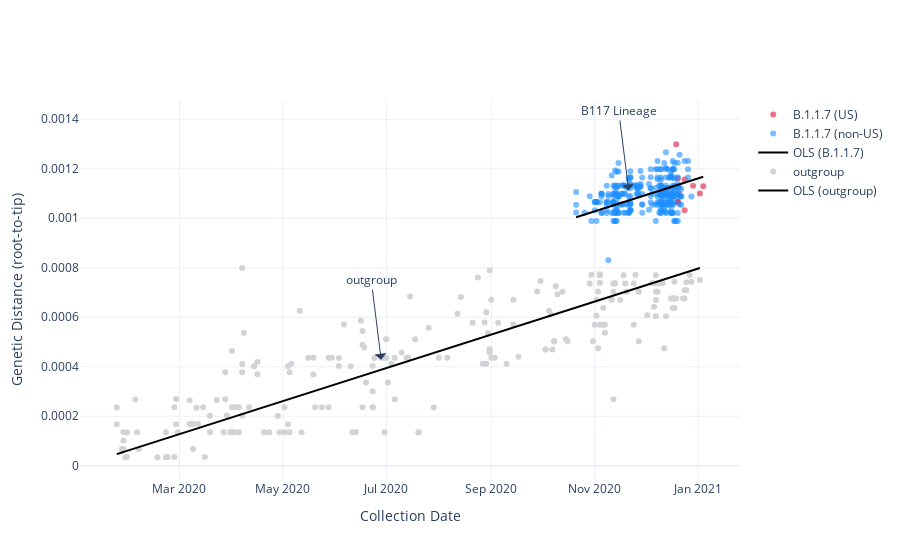

The notebook cell saved with this chart:
### Code cell
fig.show()

### Figure 1 — Plotly figure (JSON) as saved in the notebook; plotly's stock layout.template omitted (floating-point values rounded to 4 significant figures; data arrays with more than 128 entries replaced by an {"elided": "..."} marker saying what was removed)
{"data": [{"hovertemplate": "Sample: %{text}", "marker": {"color": "rgba(220,20,60,.6)"}, "mode": "markers", "name": "B.1.1.7 (US)", "text": ["USA/CO-CDPHE-2100156850/2020", "USA/CA-SEARCH-5574/2020", "USA/FL-CDC-STM-P012/2020", "USA/CA-CDC-STM-P017/2020", "USA/CA-CDC-STM-P019/2020", "USA/CA-CDC-STM-P025/2020", "USA/CA-CDPH-UC301/2020", "USA/CA-CDPH-UC302/2020", "USA/NY-Wadsworth-291673-01/2020", "USA/CT-Yale-S018/2021", "USA/CT-Yale-S019/2021"], "type": "scatter", "x": ["2020-12-24T00:00:00", "2020-12-29T00:00:00", "2020-12-19T00:00:00", "2020-12-20T00:00:00", "2020-12-21T00:00:00", "2020-12-20T00:00:00", "2020-12-20T00:00:00", "2020-12-20T00:00:00", "2020-12-24T00:00:00", "2021-01-02T00:00:00", "2021-01-04T00:00:00"], "y": [0.001157, 0.001132, 0.001299, 0.001066, 0.001098, 0.001066, 0.001125, 0.001161, 0.001032, 0.001101, 0.001129]}, {"marker": {"color": "rgba(30,144,255,.6)"}, "mode": "markers", "name": "B.1.1.7 (non-US)", "type": "scatter", "x": {"elided": "300 str values"}, "y": {"elided": "300 float values"}}, {"line": {"color": "rgba(0,0,0,1.)"}, "mode": "lines", "name": "OLS (B.1.1.7)", "type": "scatter", "x": {"elided": "311 str values"}, "y": {"elided": "311 float values"}}, {"marker": {"color": "rgb(211,211,211, .6)"}, "mode": "markers", "name": "outgroup", "type": "scatter", "x": {"elided": "210 str values"}, "y": {"elided": "210 float values"}}, {"line": {"color": "rgba(0,0,0,1.)"}, "mode": "lines", "name": "OLS (outgroup)", "type": "scatter", "x": {"elided": "210 str values"}, "y": {"elided": "210 float values"}}], "layout": {"annotations": [{"arrowhead": 1, "arrowsize": 2, "ay": -80, "showarrow": true, "text": "B117 Lineage", "x": "2020-11-21T00:00:00", "y": 0.001072, "yshift": 10}, {"arrowhead": 1, "arrowsize": 2, "ay": -80, "showarrow": true, "text": "outgroup", "x": "2020-06-28T00:00:00", "y": 0.0003882, "yshift": 10}], "autosize": true, "xaxis": {"title": {"text": "Collection Date"}}, "yaxis": {"title": {"text": "Genetic Distance (root-to-tip)"}}}}
